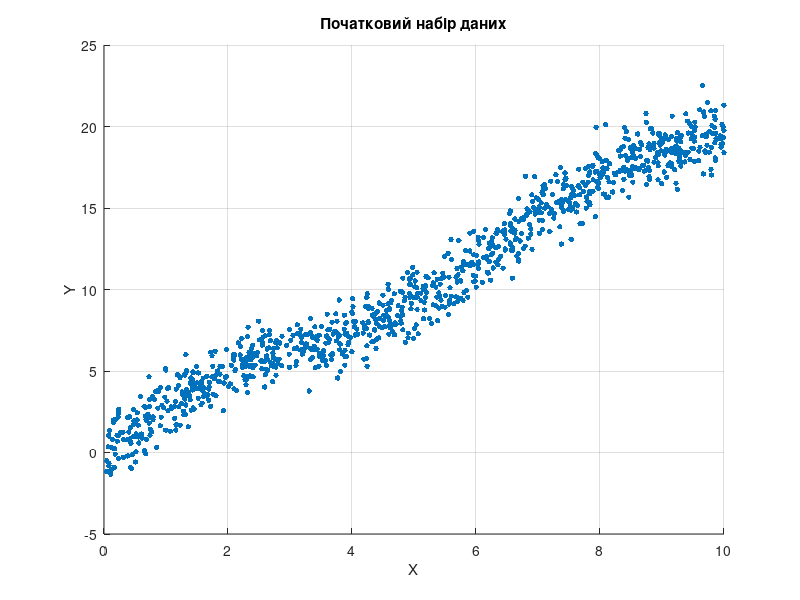
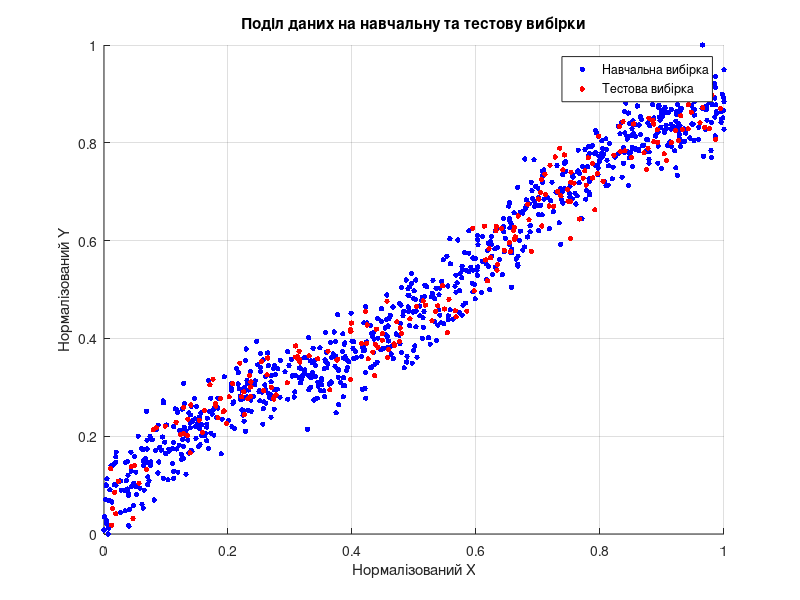
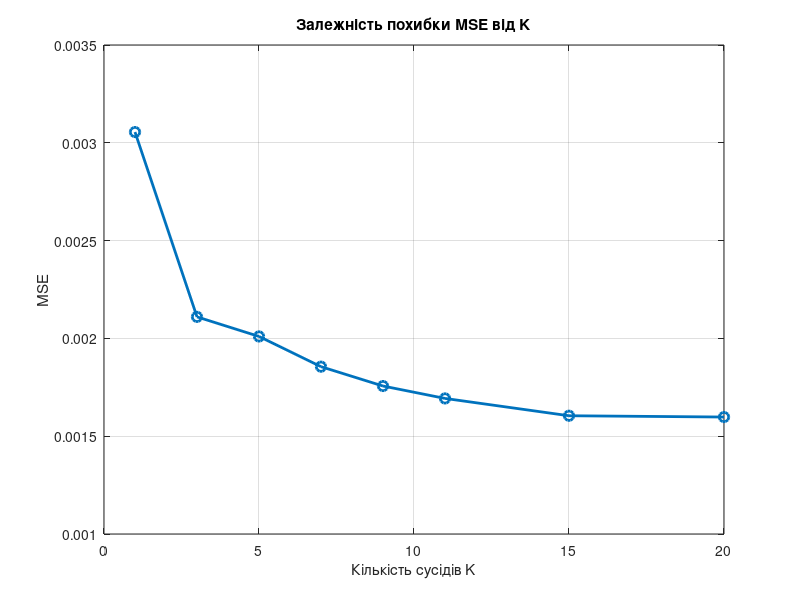
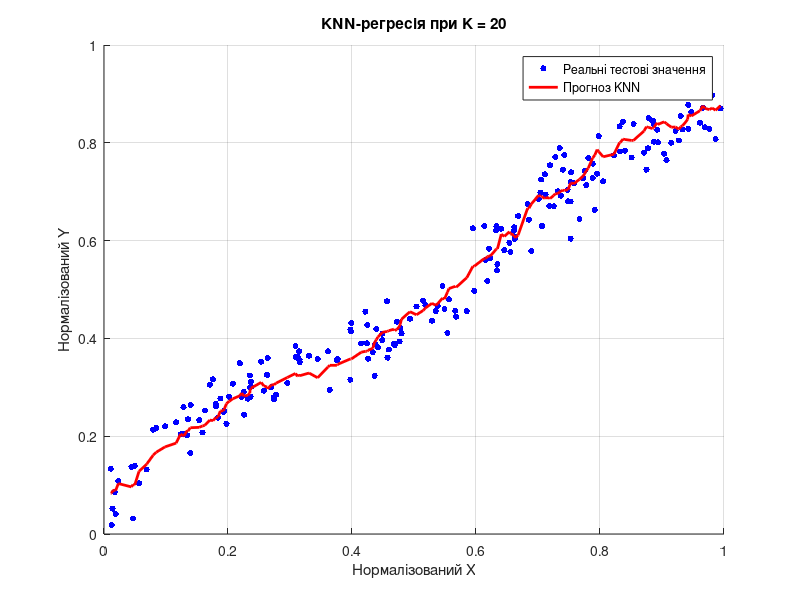

These charts were generated, in order, by the following MATLAB code:
%% Лабораторна робота №2
% Побудова регресора методом k-найближчих сусідів (k-NN)

clear;
clc;
close all;

%% 1. Генерація набору даних
rng(15);              % фіксуємо генератор випадкових чисел
n = 1000;             % кількість значень

X = 10 * rand(n,1);   % випадкові значення X
Y = 2*X + sin(X) + randn(n,1);  % залежна змінна Y з випадковим шумом

% Графік початкових даних

figure;
scatter(X, Y, 15, 'filled');

xlabel('X');
ylabel('Y');
title('Початковий набір даних');
grid on;

%% 2. Нормалізація даних

X_norm = normalize(X, 'range');
Y_norm = normalize(Y, 'range');

% Виведення діапазону після нормалізації
fprintf('X після нормалізації: %.2f - %.2f\n', min(X_norm), max(X_norm));
fprintf('Y після нормалізації: %.2f - %.2f\n', min(Y_norm), max(Y_norm));

%% 3. Поділ даних на навчальну і тестову вибірки

cv = cvpartition(n, 'HoldOut', 0.2);

trainIdx = training(cv);
testIdx = test(cv);

X_train = X_norm(trainIdx);
Y_train = Y_norm(trainIdx);

X_test = X_norm(testIdx);
Y_test = Y_norm(testIdx);

fprintf('Навчальна вибірка: %d значень\n', length(X_train));
fprintf('Тестова вибірка: %d значень\n', length(X_test));

%% 4. Візуалізація навчальної та тестової вибірок

figure;

scatter(X_train, Y_train, 15, 'b', 'filled');
hold on;

scatter(X_test, Y_test, 15, 'r', 'filled');

xlabel('Нормалізований X');
ylabel('Нормалізований Y');
title('Поділ даних на навчальну та тестову вибірки');

legend('Навчальна вибірка', 'Тестова вибірка');
grid on;
hold off;

%% 5. KNN-регресія для різних значень K

K_values = [1 3 5 7 9 11 15 20];
MSE_values = zeros(size(K_values));

for i = 1:length(K_values)

    K = K_values(i);
    Y_pred = zeros(size(X_test));

    % Прогноз для кожного тестового значення
    for j = 1:length(X_test)

        % Відстань від тестової точки до навчальних
        distances = abs(X_train - X_test(j));

        % Сортуємо відстані
        [~, idx] = sort(distances);

        % Беремо K найближчих сусідів
        neighbors = Y_train(idx(1:K));

        % Прогноз - середнє значення сусідів
        Y_pred(j) = mean(neighbors);
    end

    % Середньоквадратична похибка
    MSE_values(i) = mean((Y_test - Y_pred).^2);

    fprintf('K = %d, MSE = %.6f\n', K, MSE_values(i));
end

%% 6. Графік залежності MSE від K

figure;

plot(K_values, MSE_values, '-o', ...
    'LineWidth', 2, 'MarkerSize', 7);

xlabel('Кількість сусідів K');
ylabel('MSE');
title('Залежність похибки MSE від K');

grid on;

%% 7. Вибір найкращого K

[minMSE, bestIndex] = min(MSE_values);
bestK = K_values(bestIndex);

fprintf('\nНайкраще K = %d\n', bestK);
fprintf('Мінімальна MSE = %.6f\n', minMSE);

%% Прогноз KNN для найкращого K

Y_best = zeros(size(X_test));

for j = 1:length(X_test)

    distances = abs(X_train - X_test(j));
    [~, idx] = sort(distances);

    neighbors = Y_train(idx(1:bestK));
    Y_best(j) = mean(neighbors);
end

%% 8. Візуалізація результату KNN-регресії

figure;

% Реальні тестові значення
scatter(X_test, Y_test, 20, 'b', 'filled');
hold on;

% Сортуємо X для правильної побудови лінії прогнозу
[X_sorted, sortIdx] = sort(X_test);
Y_sorted_pred = Y_best(sortIdx);

% Прогноз KNN
plot(X_sorted, Y_sorted_pred, 'r-', 'LineWidth', 2);

xlabel('Нормалізований X');
ylabel('Нормалізований Y');
title(['KNN-регресія при K = ', num2str(bestK)]);

legend('Реальні тестові значення', 'Прогноз KNN');
grid on;
hold off;

%% 9. Збереження результатів

save('lab2_results.mat', ...
    'X', 'Y', ...
    'X_train', 'Y_train', ...
    'X_test', 'Y_test', ...
    'K_values', 'MSE_values', ...
    'bestK', 'minMSE', 'Y_best');

fprintf('\nРезультати збережено у файл lab2_results.mat\n');
